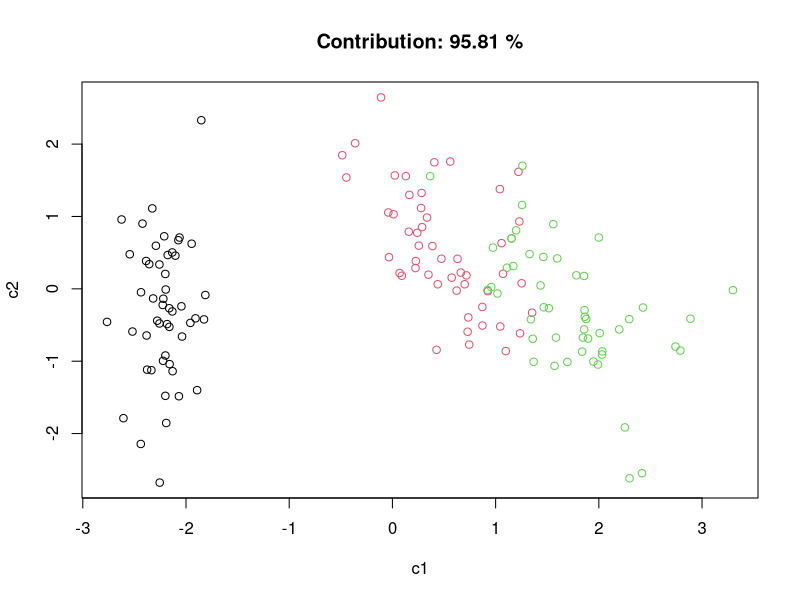

The R script that drew this image:
#####################################
# Principal Component Analsys
#
# PCA is a way to crunch multi dimension data
# into smaller number (e.g. 2 dim) without losing the
# characteristics of the data. After reducing the dim, 
# we can plot them to visualize the data, just like x-y
# and colorize them by their categories.
#
# SVD is the algorithm to use, and we will look at the
# first and second compoent.
#
# Note:
#   I categorized this under R - DataScienceCourse, but this is
#   actually from other class, Core Analysis in Coursera.
#####################################

library(datasets)
# Extract Sepal Length, Sepal Width, Petal Length and Petal Width
data<-iris[,1:4]

c<-prcomp(data,scale=T)
#                   PC1         PC2        PC3        PC4
# Sepal.Length  0.5210659 -0.37741762  0.7195664  0.2612863
# Sepal.Width  -0.2693474 -0.92329566 -0.2443818 -0.1235096
# Petal.Length  0.5804131 -0.02449161 -0.1421264 -0.8014492
# Petal.Width   0.5648565 -0.06694199 -0.6342727  0.5235971

# First Component
c1<-c$x[,1]
# Second Component
c2<-c$x[,2]

# Summary
s<-summary(c)
# Importance of components:
#   PC1    PC2     PC3     PC4
# Standard deviation     1.7084 0.9560 0.38309 0.14393
# Proportion of Variance 0.7296 0.2285 0.03669 0.00518
# Cumulative Proportion  0.7296 *0.9581 0.99482 1.00000

# Contribution for the Cumulative Propotion (*)
per<-s$importance[3,2]*100

# This shows : 95.81% - Means, we lost only 4 percent of data 
# by crunch dimensional data into two.

# Draw XY
plot(c1,c2,col=factor(iris[,5]),main=sprintf("Contribution: %.2f %%",per))


# See pca.png







